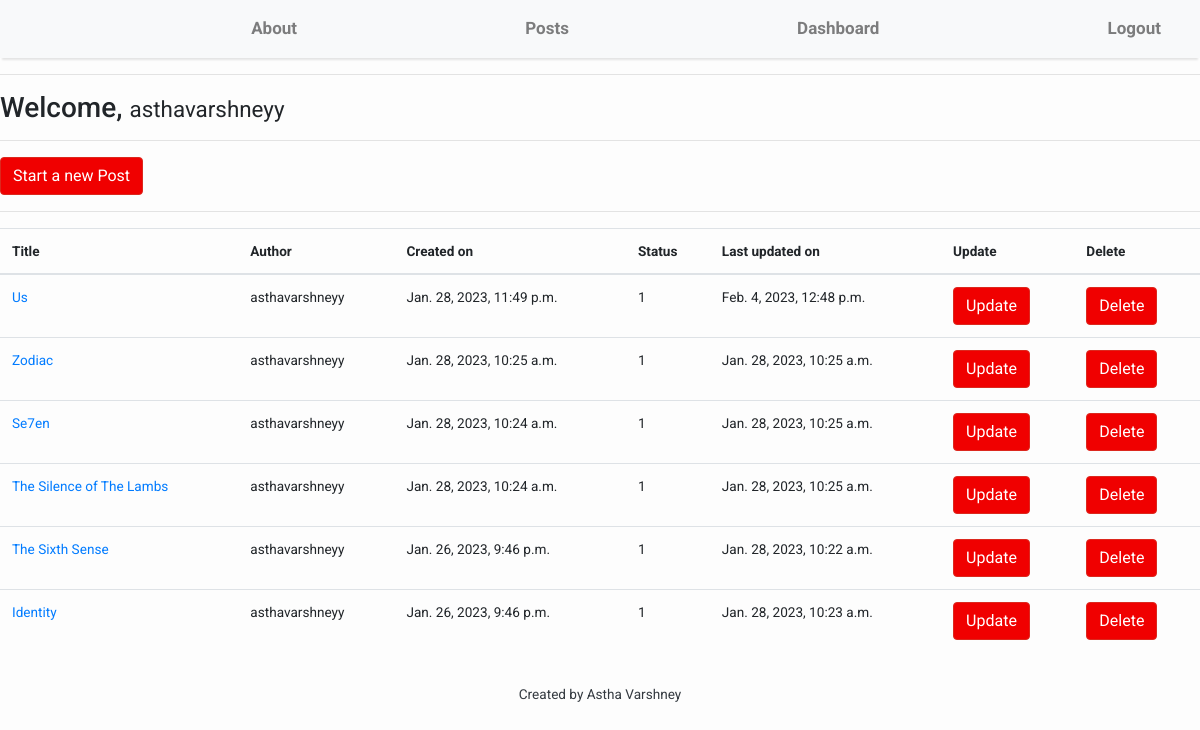
The app's page /blogs/dashboard/ (signed in), older data.
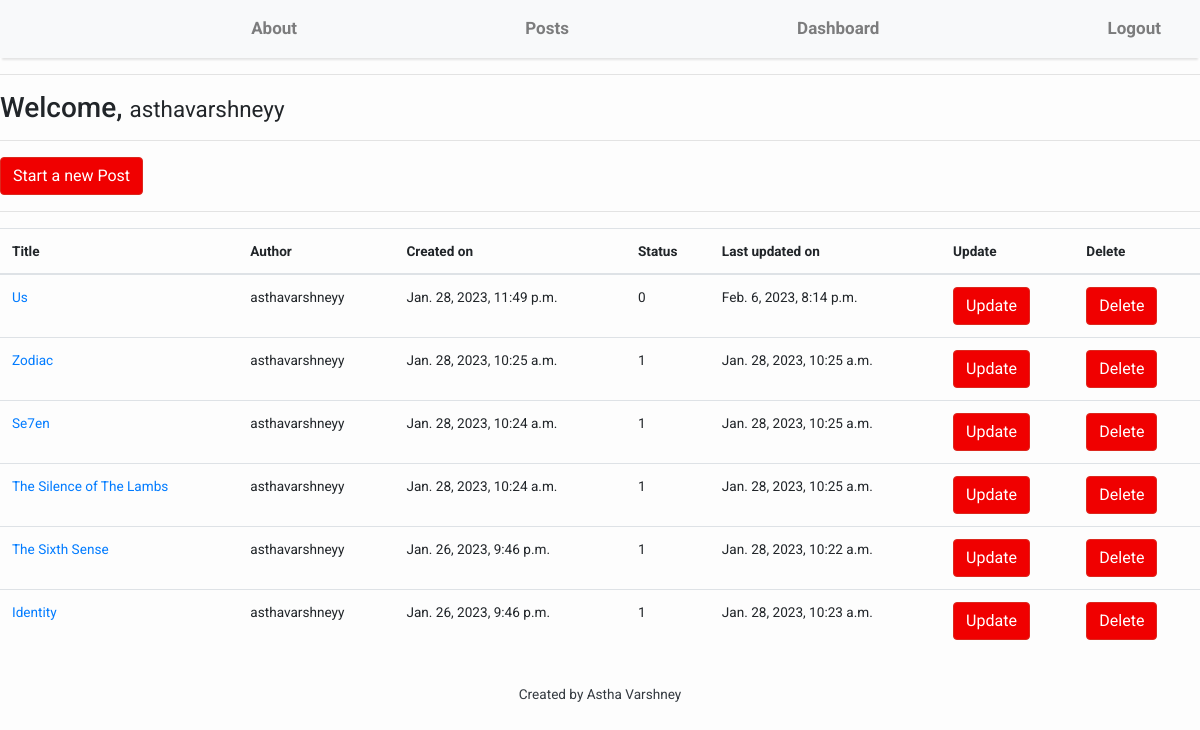
The same page, newer data.
### blog/models.py (models this page shows, shortened)
class Post(models.Model):
    title = models.CharField(max_length=200, unique=True)
    slug = models.SlugField(max_length=100, unique=True)
    author = models.ForeignKey(User, on_delete= models.CASCADE,related_name='blog_posts')
    updated_on = models.DateTimeField(auto_now= True)
    content = RichTextField()
    created_on = models.DateTimeField(auto_now_add=True)
    status = models.IntegerField(choices=STATUS, default=0)
    class Meta:
        ordering = ['-created_on']

### blog/views.py (the view)
# urls.py: path('dashboard/',views.dashboard,name = "dashboard"),
@login_required(login_url = "user:login")
def dashboard(request):
    posts = Post.objects.filter(author = request.user)
    context = {
        "posts":posts
    }
    return render(request,"dashboard.html",context)

### templates/dashboard.html
{% extends "base.html" %}
{% block content %}
<hr>
<h3>
    Welcome, <small>{{request.user.username}}
</h3>
<hr>
<a class = "btn btn-danger" href = "{% url 'post:addpost' %}">Start a new Post </a>
<hr>
{% if posts %}
<table class="table">
        <thead>
          <tr>
            <th scope="col">Title</th>
            <th scope="col">Author</th>
            <th scope="col">Created on</th>
            <th scope="col">Status</th>
            <th scope="col">Last updated on</th>
            <th scope="col">Update</th>
            <th scope="col">Delete</th>
          </tr>
        </thead>
        <tbody>
          {% for post in posts %}
          <tr>
            <td><a href="{% url 'post:post_detail' post.slug %}">{{post.title}}</a></td>
            <td>{{post.author}}</td>
            <td>{{post.created_on}}</td>
            <td>{{post.status}}</td>
            <td>{{post.updated_on}}</td>
            <td><a href="{% url 'post:update' post.slug %}" class = "btn btn-danger">Update</a></td>
            <td><a href="{% url 'post:delete' post.slug %}" class = "btn btn-danger">Delete</a> </td>
          </tr>
          {% endfor %}
        </tbody>
      </table>
{% else %}
<div class = "alert alert-danger">
    You don't have any post yet
</div>
{% endif %}
{% endblock content %}

Row changes from the older to the newer data that the page shows:
changed Post "Us": status "1" → "0"; updated_on "Feb. 4, 2023, 12:48 p.m." → "Feb. 6, 2023, 8:14 p.m."
